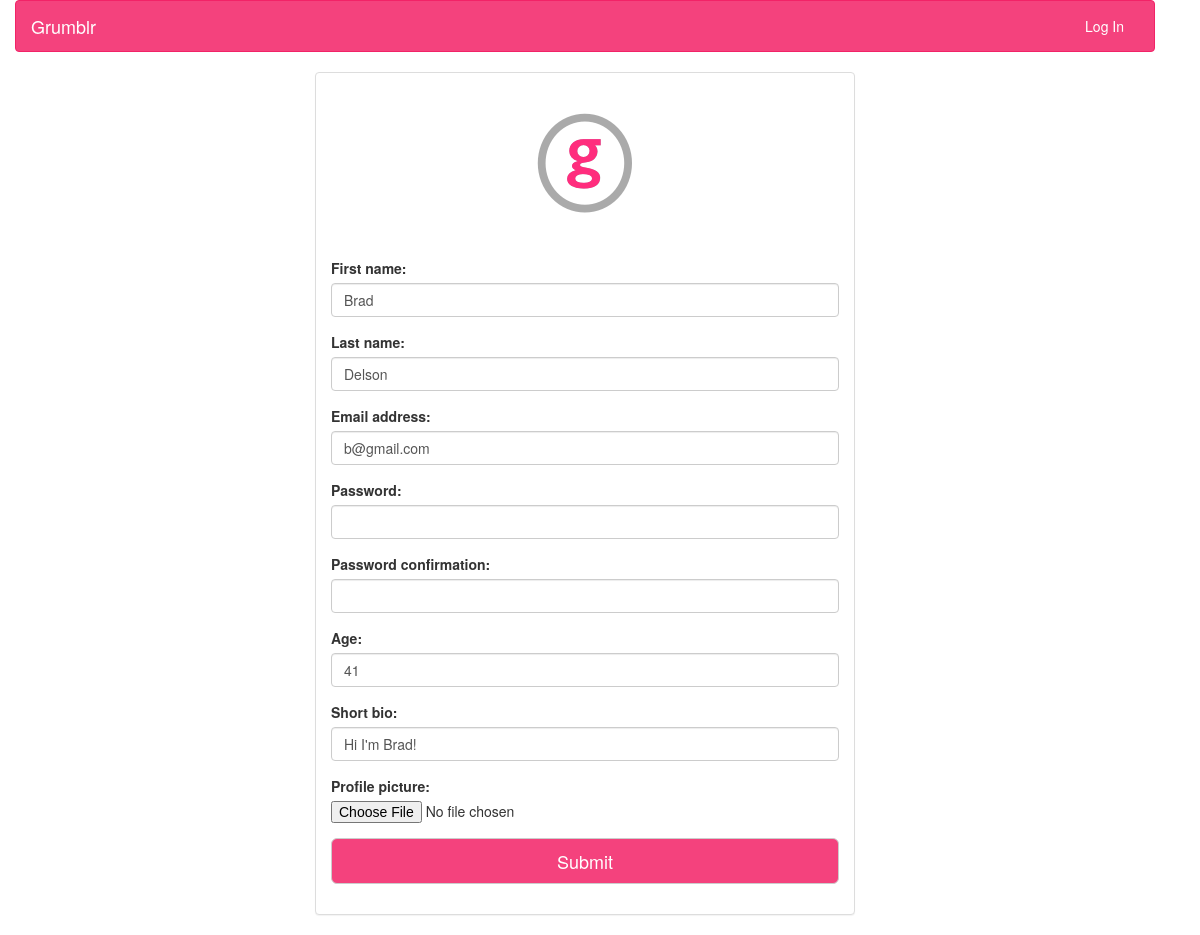
Before: /editprofile/BigBadBrad (signed in) with the older database file.
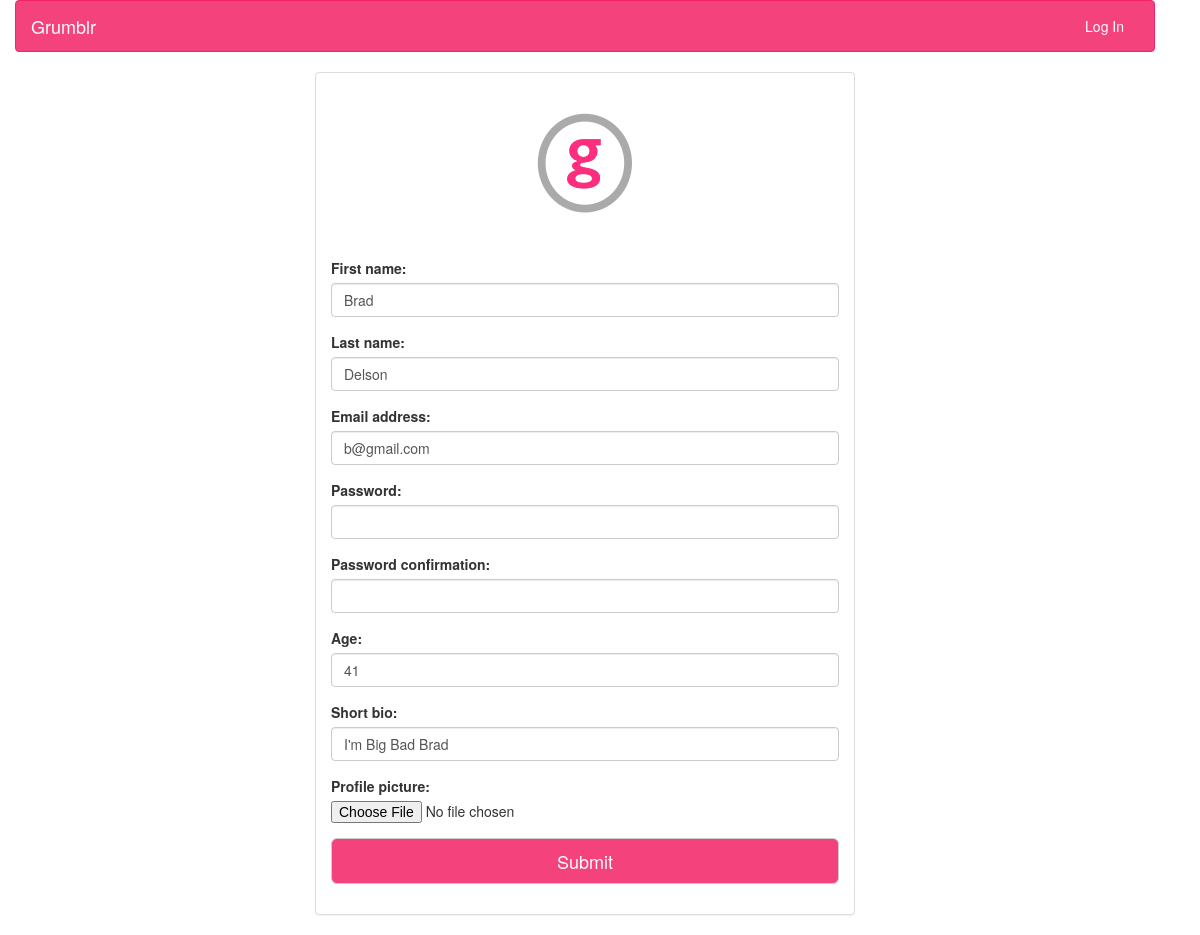
After: the same page with the newer database file.
### grumblr/models.py (models this page shows)
class UserInfo(models.Model):
    age = models.IntegerField(null=True)
    short_bio = models.TextField(max_length=420, null=True)
    profile_picture = models.ImageField(upload_to='grumblr/images/profile_picture', null=True)
    user_id = models.OneToOneField(User, related_name='userinfo')

### grumblr/views.py (the view, shortened to what this page needs)
# urls.py: url(r'^editprofile/(?P<username>\w+)$',grumblr.views.editprofile),
@login_required
def editprofile(request, username):
    context = {}
    user = User.objects.get(username=username)
    userinfo = UserInfo.objects.get(user_id=user)
    if request.method == 'GET':
        context['form'] = EditProfileForm(
            initial={'email': user.email, 'first_name': user.first_name,
                     'last_name': user.last_name})
        context['form2'] = AdditionalInfoForm(initial={'age': userinfo.age, 'short_bio': userinfo.short_bio})
        return render(request, 'grumblr/editprofile.html', context)

### grumblr/forms.py (shortened to what this page needs)
class EditProfileForm(forms.ModelForm):
    password1 = forms.CharField(label='Password', widget=forms.PasswordInput(attrs={'class': 'form-control'}))
    password2 = forms.CharField(label='Password confirmation', widget=forms.PasswordInput(attrs={'class': 'form-control'}))
    class Meta:
        model = User
        fields = ('first_name', 'last_name', 'email', 'password1', 'password2')
        widgets = {
            'first_name': forms.TextInput(attrs={'class': 'form-control'}),
            'last_name': forms.TextInput(attrs={'class': 'form-control'}),
            'email': forms.TextInput(attrs={'class': 'form-control'}),
        }
        labels = {
            'password1': 'Password',
            'password2': 'Confirm Password'
        }
    def __init__(self, *args, **kwargs):
        super(EditProfileForm, self).__init__(*args, **kwargs)
        for key in self.fields:
            self.fields[key].required = True

class AdditionalInfoForm(forms.ModelForm):
    class Meta:
        model = UserInfo
        fields = ('age', 'short_bio', 'profile_picture',)
        widgets = {
            'age': forms.TextInput(attrs={'class': 'form-control'}),
            'short_bio': forms.TextInput(attrs={'class': 'form-control'}),
            'profile_picture':forms.FileInput()
        }

### grumblr/templates/grumblr/editprofile.html (shortened to what this page needs)
{% extends 'grumblr/form_base.html' %}
{% block content %}
                    <form method="post" action="/editprofile/{{request.user}}" enctype="multipart/form-data">
                        {% for field in form.visible_fields %}
                        <div class="form-group">
                            <div>{{field.label_tag}}</div>
                            <div>{{field}}</div>
                        </div>
                        {% endfor %}
                        {% for field in form2.visible_fields %}
                        <div class="form-group">
                            <div>{{field.label_tag}}</div>
                            <div>{{field}}</div>
                        </div>
                        {% endfor %}
                        <div class="form-group">
                            <button type="submit" class="btn btn-default btn-lg btn-block">Submit</button>
                        </div>
                    </form>
{% endblock %}

### grumblr/templates/grumblr/form_base.html (shortened to what this page needs)
<!DOCTYPE html>
<html lang="en">
<head>
    {% load static %}
    <link href="{% static 'grumblr/css/bootstrap.min.css' %}" rel="stylesheet">
    <link href="{% static 'grumblr/css/bootstrap-grumblr.css' %}" rel="stylesheet">
</head>
<body>
<div class="container">
    <div class="row">
        <div class="col-md-12" role="main">
            <nav class="navbar navbar-default">
                <div class="container-fluid">
                    <div class="navbar-header">
                        <a class="navbar-brand" href="/login">Grumblr</a>
                    </div>
                    <div class="collapse navbar-collapse" id="bs-example-navbar-collapse-1">
                        <ul class="nav navbar-nav navbar-right">
                            <li><a href="/login">Log In</a></li>
                        </ul>
                    </div>
                </div>
            </nav>
        </div>
    </div>
    <div class="row row-margin">
        <div class="col-md-offset-3 col-md-6" role="main">
            <div class="panel panel-default">
                <div class="panel-body">
                    <div class="row">
                        <div class="col-md-offset-4 col-md-4 col-sm-offset-4 col-sm-4 col-xs-offset-4 col-xs-4 ">
                            <img src="{% static 'grumblr/images/logosmall.png' %}" class="img-responsive"
                                 alt="logo"><br>
                        </div>
                    </div>
                    {% block content %} {% endblock %}
                </div>
            </div>
        </div>
    </div>
</div>
</body>
</html>

Changed rows visible on the page:
removed UserInfo: visible_fields "41" "Hi I'm Brad!"
added UserInfo: visible_fields "41" "I'm Big Bad Brad"
